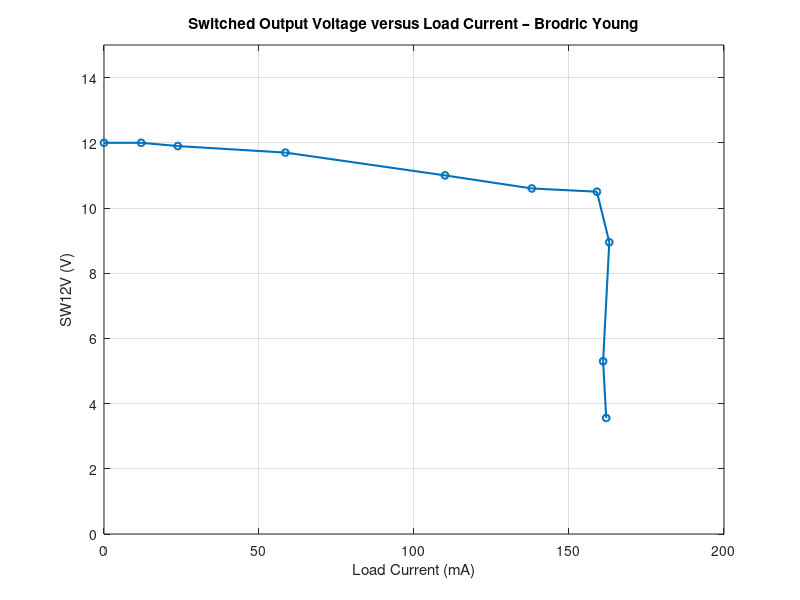

The MATLAB script that drew this image:
% c=load current values in mA
current = [0, 12.0, 23.8, 58.5, 110, 138, 159, 163, 161, 162]; 

% sw12V voltage in Volts
sw12v = [12, 12, 11.9, 11.7, 11, 10.6, 10.5, 8.95, 5.3, 3.56];

figure;
plot(current, sw12v, '-o', 'LineWidth', 1.5, 'MarkerSize', 5); % Use plot() for a linear scale

% Adjust axes limits
ylim([0 15]);
xlim([0 200]);

% Labels and title
xlabel('Load Current (mA)');
ylabel('SW12V (V)');
title('Switched Output Voltage versus Load Current – Brodric Young');

% Grid for better readability
grid on;
